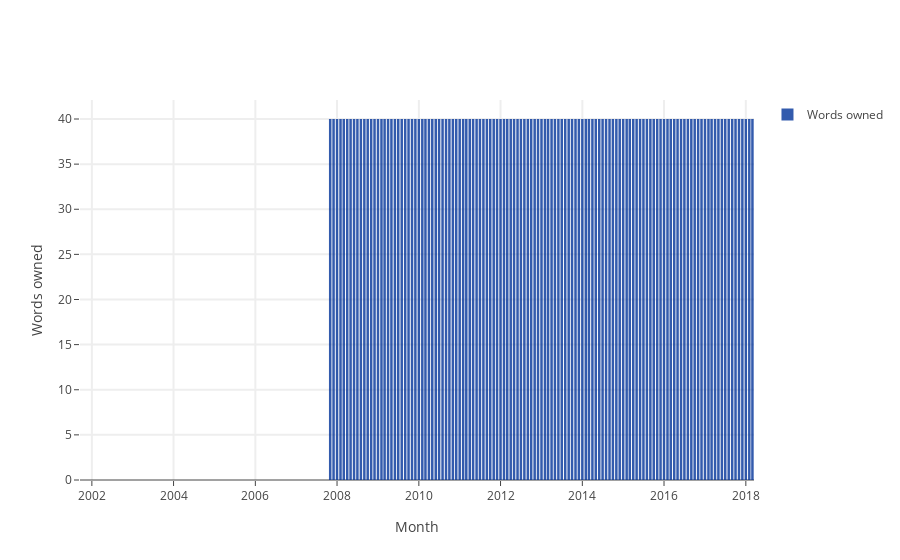

Notebook code cell kept with this figure:
### Code cell
if (no_user_adds != 1):    
    
    if isinstance(monthlyWordsOwned, int):
        print("The requested article was recently changed and is still processed by WikiWho")
    
    else:
        trace1 = go.Bar(
            x=list(monthlyWordsOwned['ym']),y=list(monthlyWordsOwned.words_owned),
            name='Words owned',
            marker = dict(color = 'rgba(0, 51, 153, .8)'))

        layout= go.Layout(hovermode= 'closest',
            xaxis= dict(title= 'Month',ticklen= 5,zeroline= True,gridwidth= 2),
            yaxis=dict(title= 'Words owned',ticklen= 5,gridwidth= 2),
            showlegend= True,barmode='group')

        data = [trace1]

        plotly.offline.init_notebook_mode(connected=True)
        plotly.offline.iplot({"data": data,"layout": layout})

### Figure 1 — Plotly figure (JSON) as saved in the notebook; plotly's stock layout.template omitted (floating-point values rounded to 4 significant figures; data arrays with more than 128 entries replaced by an {"elided": "..."} marker saying what was removed)
{"data": [{"marker": {"color": "rgba(0, 51, 153, .8)"}, "name": "Words owned", "type": "bar", "x": {"elided": "198 str values"}, "y": {"elided": "198 int values"}}], "layout": {"barmode": "group", "hovermode": "closest", "showlegend": true, "xaxis": {"gridwidth": 2, "ticklen": 5, "title": "Month", "zeroline": true}, "yaxis": {"gridwidth": 2, "ticklen": 5, "title": "Words owned"}}}
